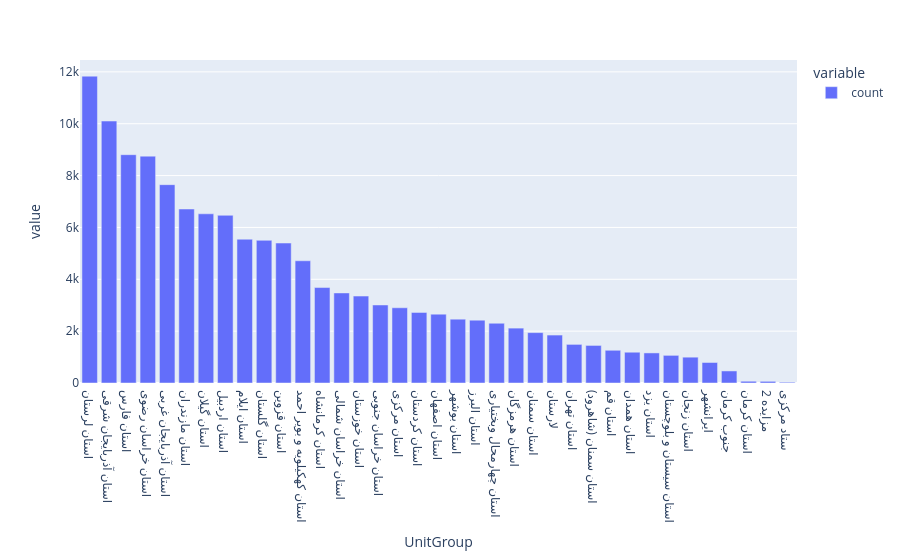

The notebook cell this image was saved under:
### Code cell
px.bar(repairs_only['UnitGroup'].value_counts())

### Figure 1 — Plotly figure (JSON) as saved in the notebook; plotly's stock layout.template omitted (floating-point values rounded to 4 significant figures)
{"data": [{"alignmentgroup": "True", "hovertemplate": "variable=count<br>UnitGroup=%{x}<br>value=%{y}<extra></extra>", "legendgroup": "count", "marker": {"color": "#636efa", "pattern": {"shape": ""}}, "name": "count", "offsetgroup": "count", "orientation": "v", "showlegend": true, "textposition": "auto", "type": "bar", "x": ["استان لرستان", "استان آذربایجان شرقی", "استان فارس", "استان خراسان رضوی", "استان آذربایجان غربی", "استان مازندران", "استان گیلان", "استان اردبیل", "استان ایلام", "استان گلستان", "استان قزوین", "استان کهکیلویه و بویر احمد", "استان کرمانشاه", "استان خراسان شمالی", "استان خوزستان", "استان خراسان جنوبی", "استان مرکزی", "استان کردستان", "استان اصفهان", "استان بوشهر", "استان البرز", "استان چهارمحال وبختیاری", "استان هرمزگان", "استان سمنان", "لارستان", "استان تهران", "استان سمنان (شاهرود)", "استان قم", "استان همدان", "استان یزد", "استان سیستان و بلوچستان", "استان زنجان", "ایرانشهر", "جنوب کرمان", "استان کرمان", "2 مزایده", "ستاد مرکزی"], "xaxis": "x", "y": [11835, 10103, 8806, 8750, 7650, 6711, 6526, 6468, 5546, 5503, 5399, 4714, 3682, 3474, 3353, 3009, 2901, 2723, 2656, 2461, 2425, 2305, 2117, 1943, 1849, 1489, 1449, 1262, 1187, 1160, 1066, 996, 791, 465, 68, 64, 30], "yaxis": "y"}], "layout": {"barmode": "relative", "legend": {"title": {"text": "variable"}, "tracegroupgap": 0}, "margin": {"t": 60}, "xaxis": {"anchor": "y", "domain": [0, 1], "title": {"text": "UnitGroup"}}, "yaxis": {"anchor": "x", "domain": [0, 1], "title": {"text": "value"}}}}
